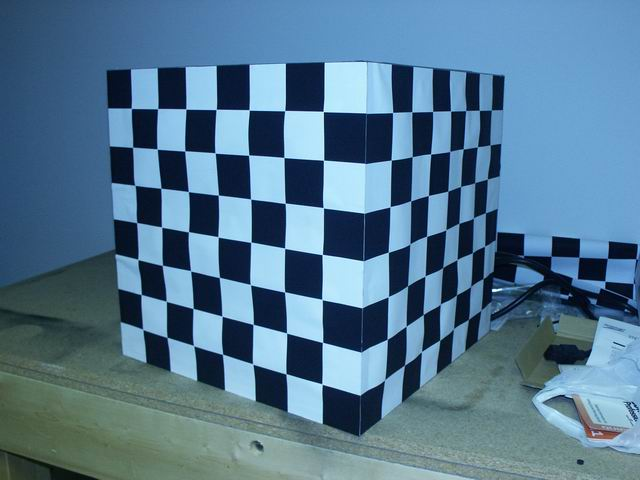
#> input picture Homework 2/1.JPG, 640 x 480 px
$ jupyter execute --allow-errors HW2.ipynb   (shell and % lines are left out)
#> lines starting #> are read from the running program, lines starting #| are printed output that depends on the picture
[cell 1]
from stl import mesh
from mpl_toolkits import mplot3d
from matplotlib import pyplot as plt
import numpy as np
import cv2
import os
import pyvista
import copy
import scipy.io

#### Task 1

[cell 2]
# [34 lines left out: function findBoard, not called in this run]

[cell 3]
# [11 lines left out: function ZhangCalibration, not called in this run]

[cell 4]
# [10 lines left out: function undistort, not called in this run]

[cell 5]
# [18 lines left out: function concat, not called in this run]

[cell 6]
path1 = "part2_images1"
path2 = "part2_images2"
path3 = "part2_images3"

selectedPath = "selected"

#> (the rest of this cell did not finish here and is left out)

#> (a cell that did not finish here is left out)

#> (a cell that did not finish here is left out)

[cell 9]
fig, ax = plt.subplots()
#> (the rest of this cell did not finish here and is left out)

#### Task 2

[cell 10]
# [23 lines left out: functions projectCircle, putModelonBoard, not called in this run]

#> (a cell that did not finish here is left out)

#> (a cell that did not finish here is left out)

#> (a cell that did not finish here is left out)

[cell 14]
# [4 lines left out: function concat_vh, not called in this run]

[cell 15]
chessboards = []
# image resizing
#> (the rest of this cell did not finish here and is left out)

[cell 16]
undistorteds = []
# image resizing
#> (the rest of this cell did not finish here and is left out)

[cell 17]
projecteds = []
# image resizing
#> (the rest of this cell did not finish here and is left out)

#### Task 3

[cell 18]
def skew(x):
    return np.array([[0, -x[2], x[1]],
                     [x[2], 0, -x[0]],
                     [-x[1], x[0], 0]])

[cell 19]
def normalize2Dpts(A: np.ndarray) -> np.ndarray:
    """
    Finds similarity for normalization of 2D homography data points with zero mean and sqrt(2) distance to origin.

        Parameters:
                A   (numpy.ndarray): Input data points.
        Returns:
                Transformed points and similarity transform matrix.
    """
    # Translation
    mean = np.mean(A, axis=0)
    shifted = A - mean
    T1 = np.array([[1,      0,  -mean[0]],
                   [0,      1,  -mean[1]],
                   [0,      0,         1]], dtype=np.float32)
    for i in range(A.shape[0]):
        shifted[i] = T1@A[i]

    # Scale
    dSum = np.float32(0)
    for i in range(shifted.shape[0]):
        dSum += np.sqrt(shifted[i][0]**2 + shifted[i][1]**2)
    scale = np.sqrt(2)*shifted.shape[0]/dSum
    T2 = np.array([[scale, 0,        0],
                  [0,        scale,  0],
                  [0,        0,      1]], dtype=np.float32)
    normalized = np.zeros_like(A, dtype=np.float32)
    for i in range(shifted.shape[0]):
        normalized[i] = T2@shifted[i]

    T = T2@T1

    return normalized, T

[cell 20]
def EightPointAlgorithm(x, x_hat):
    assert x.shape == x_hat.shape, "shapes do not match"
    N = x.shape[0]
    assert N >= 8, "minimum 8 correspondences are required"

    # Normalize points with 0 mean and sqrt2 variance
    x_norm, xNormalizer = normalize2Dpts(x)
    x_hat_norm, x_hatNormalizer = normalize2Dpts(x_hat)

    # Convert into linear system and solve with SVD
    E_s = np.zeros(shape=(9))
    A = np.zeros(shape=(N,9))

    for i in range(N):
        A[i] = np.kron(x_norm[i], x_hat_norm[i])

    u, sigma, vh = np.linalg.svd(A)

    E_s = (vh.T)[:,-1]
    E_hat = E_s.reshape(3,3)
    # E_hat = np.array([[E_s[0], E_s[1], E_s[2]],
    #                   [E_s[3], E_s[4], E_s[5]],
    #                   [E_s[6], E_s[7], E_s[8]]])

    # Project estimated matrix onto essential space
    u, sigma, vh = np.linalg.svd(E_hat)
    sigma = np.diag(sigma)

    newSigma = copy.copy(sigma)
    newSigma[0,0] = (sigma[0,0] + sigma[1,1])/2
    newSigma[1,1] = (sigma[0,0] + sigma[1,1])/2
    newSigma[2,2] = 0

    E_tilda = u@newSigma@vh

    # Denormalize
    E_tilda = (x_hatNormalizer.T)@E_tilda@xNormalizer

    return E_tilda

[cell 21]
def decomposeEssential(E, K1, K2, x, x_hat):
    # Decompose T and R
    u, sigma, vh = np.linalg.svd(E)
    u = -u if np.linalg.det(u) < 0 else u
    v = vh.T
    v = -v if np.linalg.det(v) < 0 else v
    vh = v.T

    W = np.array([[0,-1,0], [1,0,0], [0,0,1]])
    R2 = u@W@vh
    T2 = u[:,2]

    M = skew((R2.T)@T2)
    X1 = M@np.linalg.inv(K1)@x[0]
    X2 = M@(R2.T)@np.linalg.inv(K2)@x_hat[0]
    if(X1[2]*X2[2] < 0):
        R2 = u@(W.T)@vh
        M = skew((R2.T)@T2)
        X1 = M@np.linalg.inv(K1)@x[0]

    if(X1[2] < 0):
        T2 = -T2

    P1 = K1 @ np.concatenate((np.eye(3), np.array([[0, 0, 0]]).T), axis=1)
    P2 = K2 @ np.concatenate((R2, T2.reshape((3, 1))), axis=1)

    return P1, P2

[cell 22]
# This function are coded by utilizing "3D Vision Stereo Epipolar Geometry.pdf"
def triangulate(M1, M2, x, x_hat):
    N = x.shape[0]
    X = np.zeros(shape=(N, 3))

    for i in range(N):
        A = np.zeros(shape=(4,4))

        A[0] = x[i,0]*M1[2] - M1[0]
        A[1] = x[i,1]*M1[2] - M1[1]

        A[2] = x_hat[i,0]*M2[2] - M2[0]
        A[3] = x_hat[i,1]*M2[2] - M2[1]

        u, sigma, vh = np.linalg.svd(A)
        X_estimate = np.transpose(vh)[:,-1]
        X_estimate = X_estimate/X_estimate[-1]
        X[i] = X_estimate[:3]

    return X

[cell 23]
im1 = cv2.imread("1.JPG")
#> im1 is the input picture: shape (480, 640, 3); mean B, G, R 144.4, 119.2, 83.7
im2 = cv2.imread("2.JPG")
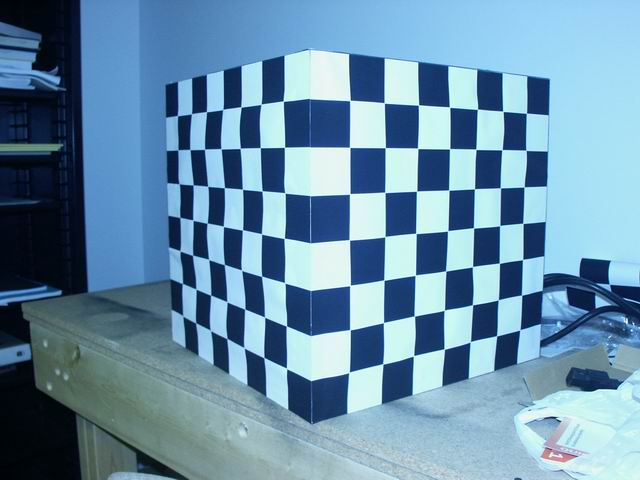
#> input picture Homework 2/2.JPG, 640 x 480 px
#> im2 is the input picture: shape (480, 640, 3); mean B, G, R 168.9, 143.2, 105.2

camMat = scipy.io.loadmat("cube_data.mat")
#> (reads Homework 2/cube_data.mat from the repository)

K = camMat["Calib"]
x = camMat["x1"].T
x_hat = camMat["x2"].T
# undistort
xk = x @ np.linalg.inv(K).T             # In camera coordinate
x_hatk = x_hat @ np.linalg.inv(K).T     # In camera coordinate

im1Circled = copy.copy(im1)
im2Circled = copy.copy(im2)
for i in range(x.shape[0]):
    im1Circled = cv2.circle(im1Circled, (int(x[i,0]), int(x[i,1])), 3, [0, 255, 0], thickness=-1)
    im2Circled = cv2.circle(im2Circled, (int(x_hat[i,0]), int(x_hat[i,1])), 3, [0, 255, 0], thickness=-1)
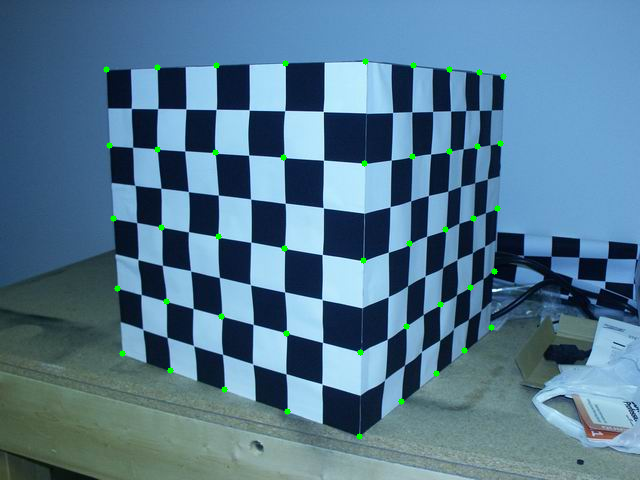
#> im1Circled: shape (480, 640, 3); mean B, G, R 143.7, 119.8, 83.4
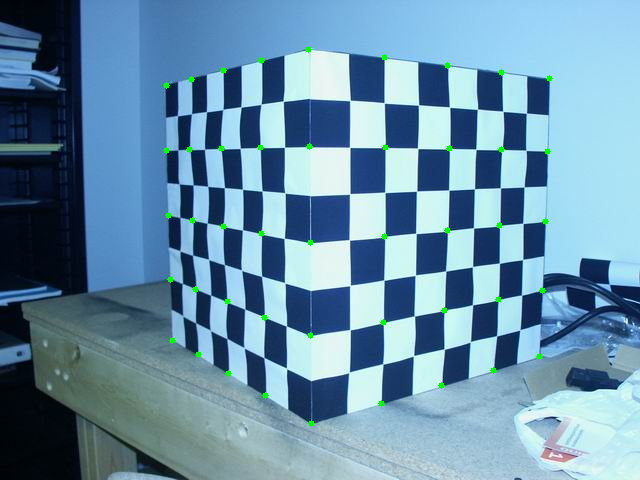
#> im2Circled: shape (480, 640, 3); mean B, G, R 168.1, 143.7, 104.7
cv2.imwrite("1Circled.JPG", im1Circled)
cv2.imwrite("2Circled.JPG", im2Circled)
#> Out = True

[cell 24]
# Calculate essential matrix by using camera coordinates
E = EightPointAlgorithm(xk, x_hatk)
# Decompose essential matrix to R and T by using pixel coordinates, and return camera matrix
P1, P2 = decomposeEssential(E, K, K, x, x_hat)
# Triangulate back to 3D points
X = triangulate(P1, P2, x_hat, x)

# Plot the result
fig = plt.figure()
ax = plt.axes(projection='3d')
ax.scatter(X[:,0], X[:,1], X[:,2], facecolors='none', edgecolors='blue')
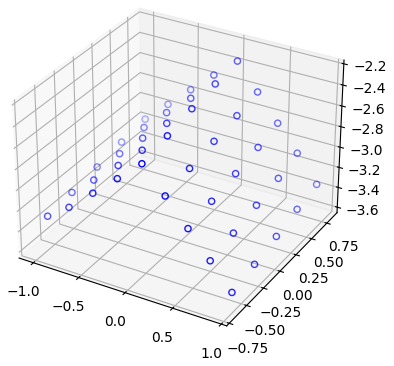
#> figure drawn by matplotlib, 1 panel

[cell 25]
fig = plt.figure()
ax = plt.axes()
ax.scatter(xk[:,0], xk[:,1], facecolors='none', edgecolors='blue')
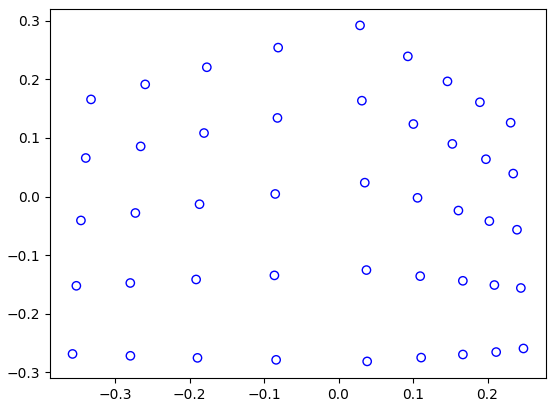
#> figure drawn by matplotlib, 1 panel
